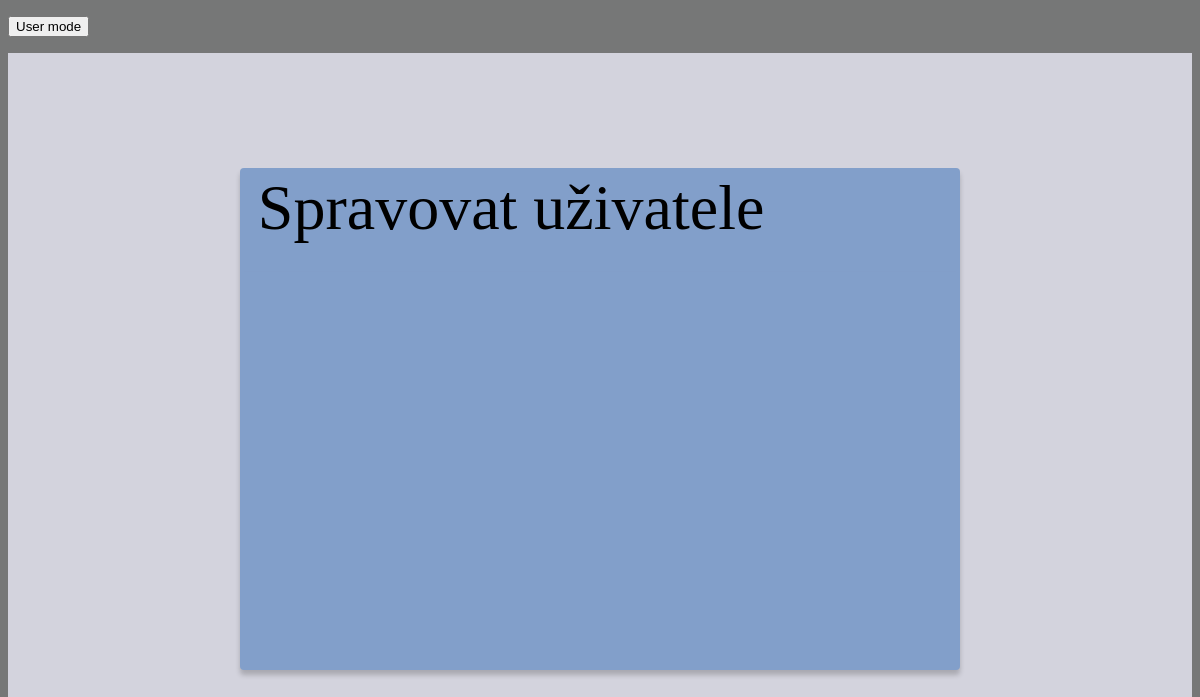
The app's page /adminmode.php, older data.
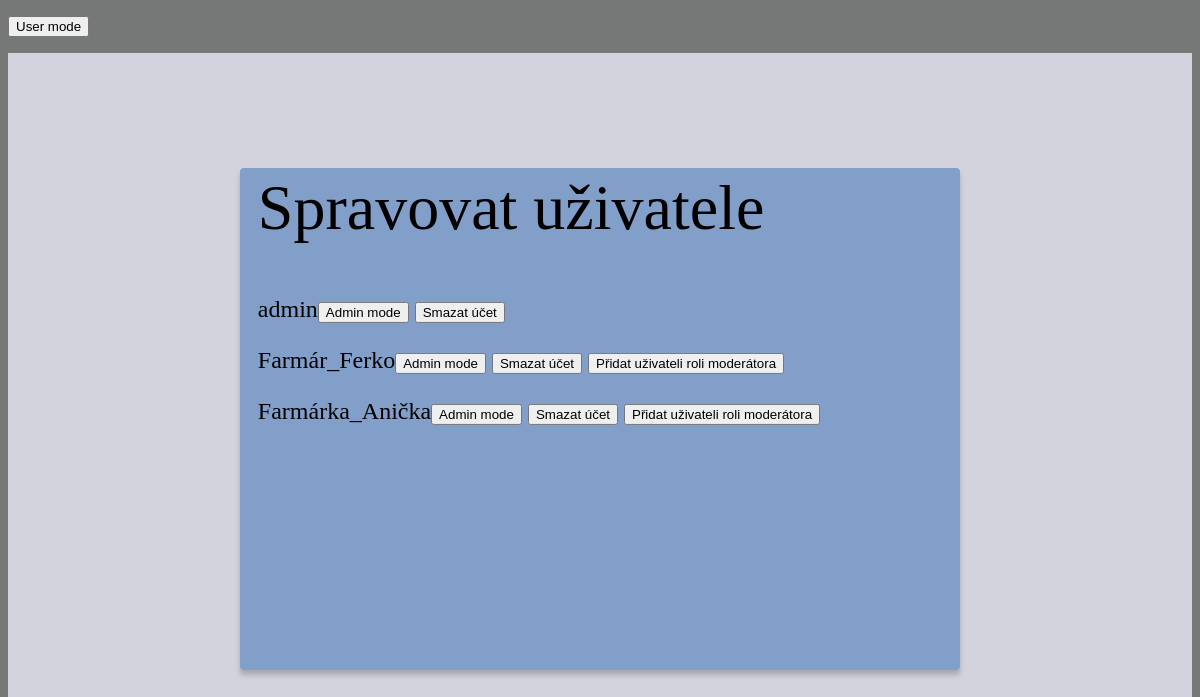
The same page, newer data.
### tables this page shows
CREATE TABLE ACCOUNTS (
    ID INT(64) NOT NULL PRIMARY KEY AUTO_INCREMENT,
    LOGIN VARCHAR(64) NOT NULL UNIQUE KEY,
    PASSWORD VARCHAR(128) NOT NULL,
    FULLNAME VARCHAR(64) NOT NULL,
    EMAIL VARCHAR(64) NOT NULL,
    MODERATE INT(1) NOT NULL DEFAULT 0
);

### services.php (called while the page is built, shortened)
<?php
class AccountService
{
    private $pdo;
    function __construct()
    {
        $this->pdo = $this->connect_db();
    }
    function connect_db()
    {
        $dsn = 'mysql:host=localhost;dbname=zelnytrh';
        $username = 'root';
        $password = 'passwd';
        $options = array(PDO::MYSQL_ATTR_INIT_COMMAND => 'SET NAMES utf8');
        $pdo = new PDO($dsn, $username, $password, $options);
        return $pdo;
    }
    function get($table, $what, $condition)
    {
        if ($condition == NULL) $condition = 1;
        $query = $this->pdo->prepare("SELECT " . $what . " FROM " . $table . " WHERE " . $condition . ";");
        $query->execute();
        return $query;
    }
}

### adminmode.php (the view, shortened to what this page needs)
<?php
require "services.php";
class AdminMode
{
    private $db;
    public function __construct()
    {
        $this->db = new AccountService();
    }
    public function getusers(){
        $getname = $this->db->get("ACCOUNTS", "*", "");
        $name = $getname->fetch();
        for ($i = 0; $i < $getname->rowCount(); $i++) {
            echo '<p>' . $name[1] . '<a href="edituser.php"><button>Admin mode</button></a>' .
            ' <button onclick="deleteuser(' . $name[0] . ')">Smazat účet</button>';
            if($name[5]==0){
                echo ' <button onclick="addmoder(' . $name[0] .','. $name[5] . ')">Přidat uživateli roli moderátora</button>'.'</p>';
            }
            else if($name[5]==2){
                echo ' <button onclick="addmoder(' . $name[0] .','. $name[5] . ')">Odebrat uživateli roli moderátora</button>'.'</p>';
            }
            $name = $getname->fetch();
        }
    }
}
$amode = new AdminMode();
?>
<!DOCTYPE html>
<html>
<head>
    <link rel="stylesheet" href="adminstyle.css">
</head>
<body>
    <p><a href="index3.php"><button type="submit" class="harvest">User mode</button></a></p>
    <div class="admin-container">
        <div class="admin-informations-container">
            <div class="admin-informations-header">
                <h2> Spravovat uživatele </h2>
            </div>
            <div class="admin-informations-content">
                <?php $amode->getusers();?>
            </div>
        </div>
    </div>
</body>
</html>

Row changes from the older to the newer data that the page shows:
added accounts: LOGIN "admin"
added accounts: LOGIN "Farmár_Ferko"
added accounts: LOGIN "Farmárka_Anička"
